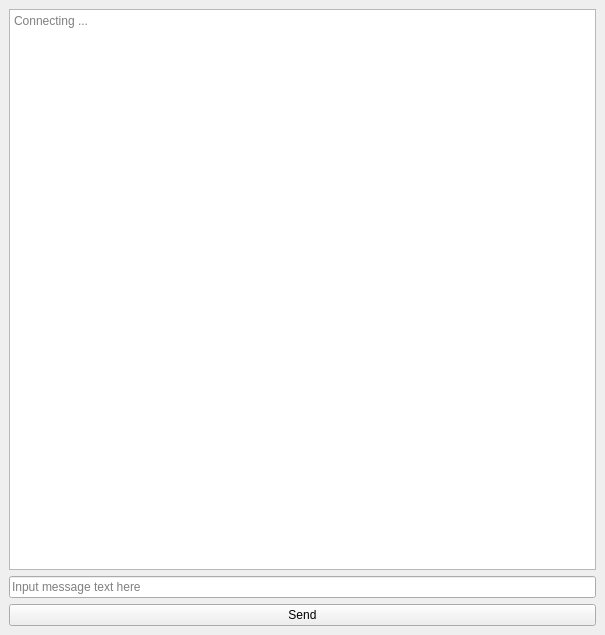
<?xml version="1.0" encoding="UTF-8"?>
<ui version="4.0">
 <class>MainWindow</class>
 <widget class="QMainWindow" name="MainWindow">
  <property name="geometry">
   <rect>
    <x>0</x>
    <y>0</y>
    <width>605</width>
    <height>635</height>
   </rect>
  </property>
  <property name="windowTitle">
   <string>MainWindow</string>
  </property>
  <widget class="QWidget" name="centralwidget">
   <layout class="QVBoxLayout" name="verticalLayout">
    <item>
     <widget class="QPlainTextEdit" name="message_box">
      <property name="readOnly">
       <bool>true</bool>
      </property>
      <property name="placeholderText">
       <string>Connecting ...</string>
      </property>
     </widget>
    </item>
    <item>
     <widget class="QLineEdit" name="message_input">
      <property name="placeholderText">
       <string>Input message text here</string>
      </property>
     </widget>
    </item>
    <item>
     <widget class="QPushButton" name="message_button">
      <property name="text">
       <string>Send</string>
      </property>
     </widget>
    </item>
   </layout>
  </widget>
 </widget>
 <resources/>
 <connections/>
</ui>
